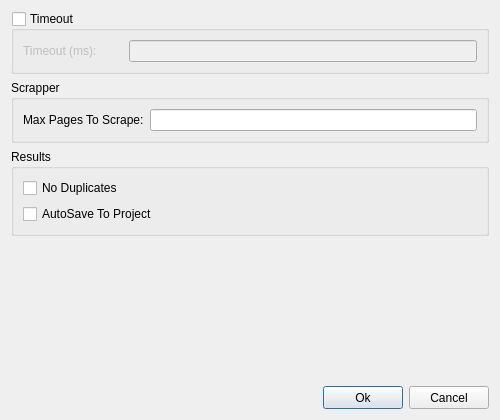
<?xml version="1.0" encoding="UTF-8"?>
<ui version="4.0">
 <class>OsintConfigDialog</class>
 <widget class="QDialog" name="OsintConfigDialog">
  <property name="geometry">
   <rect>
    <x>0</x>
    <y>0</y>
    <width>500</width>
    <height>420</height>
   </rect>
  </property>
  <property name="sizePolicy">
   <sizepolicy hsizetype="Expanding" vsizetype="Expanding">
    <horstretch>0</horstretch>
    <verstretch>0</verstretch>
   </sizepolicy>
  </property>
  <property name="minimumSize">
   <size>
    <width>0</width>
    <height>0</height>
   </size>
  </property>
  <property name="windowTitle">
   <string>Scan Configuration</string>
  </property>
  <property name="windowIcon">
   <iconset>
    <normaloff>.</normaloff>.</iconset>
  </property>
  <layout class="QVBoxLayout" name="verticalLayout_2">
   <item>
    <widget class="QGroupBox" name="groupBoxTimeout">
     <property name="sizePolicy">
      <sizepolicy hsizetype="Expanding" vsizetype="Preferred">
       <horstretch>0</horstretch>
       <verstretch>0</verstretch>
      </sizepolicy>
     </property>
     <property name="title">
      <string>Timeout</string>
     </property>
     <property name="checkable">
      <bool>true</bool>
     </property>
     <property name="checked">
      <bool>false</bool>
     </property>
     <layout class="QVBoxLayout" name="verticalLayout_9">
      <item>
       <layout class="QHBoxLayout" name="horizontalLayout_3">
        <item>
         <widget class="QLabel" name="label_2">
          <property name="minimumSize">
           <size>
            <width>100</width>
            <height>0</height>
           </size>
          </property>
          <property name="text">
           <string>Timeout (ms):</string>
          </property>
         </widget>
        </item>
        <item>
         <widget class="QLineEdit" name="lineEditTimeout"/>
        </item>
       </layout>
      </item>
     </layout>
    </widget>
   </item>
   <item>
    <widget class="QGroupBox" name="groupBoxScan">
     <property name="sizePolicy">
      <sizepolicy hsizetype="Expanding" vsizetype="Preferred">
       <horstretch>0</horstretch>
       <verstretch>0</verstretch>
      </sizepolicy>
     </property>
     <property name="font">
      <font>
       <weight>50</weight>
       <bold>false</bold>
      </font>
     </property>
     <property name="title">
      <string>Scrapper</string>
     </property>
     <layout class="QVBoxLayout" name="verticalLayout">
      <item>
       <layout class="QHBoxLayout" name="horizontalLayout_2">
        <item>
         <widget class="QLabel" name="label_4">
          <property name="minimumSize">
           <size>
            <width>100</width>
            <height>0</height>
           </size>
          </property>
          <property name="text">
           <string>Max Pages To Scrape:</string>
          </property>
         </widget>
        </item>
        <item>
         <widget class="QLineEdit" name="lineEditMaxPages"/>
        </item>
       </layout>
      </item>
     </layout>
    </widget>
   </item>
   <item>
    <widget class="QGroupBox" name="groupBoxResults">
     <property name="sizePolicy">
      <sizepolicy hsizetype="Expanding" vsizetype="Preferred">
       <horstretch>0</horstretch>
       <verstretch>0</verstretch>
      </sizepolicy>
     </property>
     <property name="title">
      <string>Results</string>
     </property>
     <layout class="QVBoxLayout" name="verticalLayout_4">
      <item>
       <widget class="QCheckBox" name="checkBoxNoDuplicates">
        <property name="text">
         <string>No Duplicates</string>
        </property>
       </widget>
      </item>
      <item>
       <widget class="QCheckBox" name="checkBoxAutosave">
        <property name="text">
         <string>AutoSave To Project</string>
        </property>
       </widget>
      </item>
     </layout>
    </widget>
   </item>
   <item>
    <spacer name="verticalSpacer">
     <property name="orientation">
      <enum>Qt::Vertical</enum>
     </property>
     <property name="sizeHint" stdset="0">
      <size>
       <width>20</width>
       <height>40</height>
      </size>
     </property>
    </spacer>
   </item>
   <item>
    <layout class="QHBoxLayout" name="horizontalLayout_5">
     <item>
      <spacer name="horizontalSpacer">
       <property name="orientation">
        <enum>Qt::Horizontal</enum>
       </property>
       <property name="sizeHint" stdset="0">
        <size>
         <width>40</width>
         <height>20</height>
        </size>
       </property>
      </spacer>
     </item>
     <item>
      <widget class="QPushButton" name="buttonOk">
       <property name="minimumSize">
        <size>
         <width>75</width>
         <height>23</height>
        </size>
       </property>
       <property name="text">
        <string>Ok</string>
       </property>
      </widget>
     </item>
     <item>
      <widget class="QPushButton" name="buttonCancel">
       <property name="minimumSize">
        <size>
         <width>75</width>
         <height>23</height>
        </size>
       </property>
       <property name="text">
        <string>Cancel</string>
       </property>
      </widget>
     </item>
    </layout>
   </item>
  </layout>
 </widget>
 <resources/>
 <connections/>
</ui>
